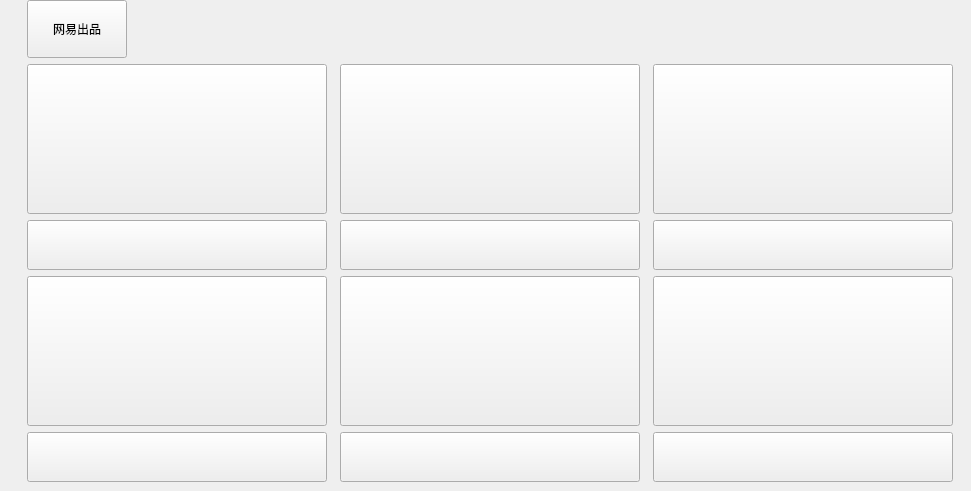
         <widget class="QWidget" name="tab">
          <attribute name="title">
           <string>页</string>
          </attribute>
          <widget class="QWidget" name="widget_4" native="true">
           <property name="geometry">
            <rect>
             <x>20</x>
             <y>0</y>
             <width>942</width>
             <height>482</height>
            </rect>
           </property>
           <property name="styleSheet">
            <string notr="true"/>
           </property>
           <layout class="QGridLayout" name="gridLayout_6">
            <item row="0" column="0">
             <widget class="QPushButton" name="pushButton_40">
              <property name="minimumSize">
               <size>
                <width>100</width>
                <height>30</height>
               </size>
              </property>
              <property name="maximumSize">
               <size>
                <width>100</width>
                <height>80</height>
               </size>
              </property>
              <property name="text">
               <string>网易出品</string>
              </property>
             </widget>
            </item>
            <item row="1" column="0">
             <layout class="QVBoxLayout" name="verticalLayout_7">
              <item>
               <widget class="QPushButton" name="wy_pic_6">
                <property name="sizePolicy">
                 <sizepolicy hsizetype="Minimum" vsizetype="Minimum">
                  <horstretch>0</horstretch>
                  <verstretch>0</verstretch>
                 </sizepolicy>
                </property>
                <property name="minimumSize">
                 <size>
                  <width>300</width>
                  <height>150</height>
                 </size>
                </property>
                <property name="maximumSize">
                 <size>
                  <width>300</width>
                  <height>150</height>
                 </size>
                </property>
                <property name="text">
                 <string/>
                </property>
               </widget>
              </item>
              <item>
               <widget class="QPushButton" name="wy_title_6">
                <property name="sizePolicy">
                 <sizepolicy hsizetype="Minimum" vsizetype="Minimum">
                  <horstretch>0</horstretch>
                  <verstretch>0</verstretch>
                 </sizepolicy>
                </property>
                <property name="minimumSize">
                 <size>
                  <width>300</width>
                  <height>50</height>
                 </size>
                </property>
                <property name="maximumSize">
                 <size>
                  <width>200</width>
                  <height>50</height>
                 </size>
                </property>
                <property name="text">
                 <string/>
                </property>
               </widget>
              </item>
              <item>
               <widget class="QPushButton" name="wy_pic_7">
                <property name="sizePolicy">
                 <sizepolicy hsizetype="Minimum" vsizetype="Minimum">
                  <horstretch>0</horstretch>
                  <verstretch>0</verstretch>
                 </sizepolicy>
                </property>
                <property name="minimumSize">
                 <size>
                  <width>300</width>
                  <height>150</height>
                 </size>
                </property>
                <property name="maximumSize">
                 <size>
                  <width>300</width>
                  <height>150</height>
                 </size>
                </property>
                <property name="text">
                 <string/>
                </property>
               </widget>
              </item>
              <item>
               <widget class="QPushButton" name="wy_title_7">
                <property name="sizePolicy">
                 <sizepolicy hsizetype="Minimum" vsizetype="Minimum">
                  <horstretch>0</horstretch>
                  <verstretch>0</verstretch>
                 </sizepolicy>
                </property>
                <property name="minimumSize">
                 <size>
                  <width>300</width>
                  <height>50</height>
                 </size>
                </property>
                <property name="maximumSize">
                 <size>
                  <width>200</width>
                  <height>50</height>
                 </size>
                </property>
                <property name="text">
                 <string/>
                </property>
               </widget>
              </item>
             </layout>
            </item>
            <item row="1" column="1">
             <layout class="QVBoxLayout" name="verticalLayout_9">
              <item>
               <widget class="QPushButton" name="wy_pic_10">
                <property name="sizePolicy">
                 <sizepolicy hsizetype="Minimum" vsizetype="Minimum">
                  <horstretch>0</horstretch>
                  <verstretch>0</verstretch>
                 </sizepolicy>
                </property>
                <property name="minimumSize">
                 <size>
                  <width>300</width>
                  <height>150</height>
                 </size>
                </property>
                <property name="maximumSize">
                 <size>
                  <width>300</width>
                  <height>150</height>
                 </size>
                </property>
                <property name="text">
                 <string/>
                </property>
               </widget>
              </item>
              <item>
               <widget class="QPushButton" name="wy_title_10">
                <property name="sizePolicy">
                 <sizepolicy hsizetype="Minimum" vsizetype="Minimum">
                  <horstretch>0</horstretch>
                  <verstretch>0</verstretch>
                 </sizepolicy>
                </property>
                <property name="minimumSize">
                 <size>
                  <width>300</width>
                  <height>50</height>
                 </size>
                </property>
                <property name="maximumSize">
                 <size>
                  <width>200</width>
                  <height>50</height>
                 </size>
                </property>
                <property name="text">
                 <string/>
                </property>
               </widget>
              </item>
              <item>
               <widget class="QPushButton" name="wy_pic_11">
                <property name="sizePolicy">
                 <sizepolicy hsizetype="Minimum" vsizetype="Minimum">
                  <horstretch>0</horstretch>
                  <verstretch>0</verstretch>
                 </sizepolicy>
                </property>
                <property name="minimumSize">
                 <size>
                  <width>300</width>
                  <height>150</height>
                 </size>
                </property>
                <property name="maximumSize">
                 <size>
                  <width>300</width>
                  <height>150</height>
                 </size>
                </property>
                <property name="text">
                 <string/>
                </property>
               </widget>
              </item>
              <item>
               <widget class="QPushButton" name="wy_title_11">
                <property name="sizePolicy">
                 <sizepolicy hsizetype="Minimum" vsizetype="Minimum">
                  <horstretch>0</horstretch>
                  <verstretch>0</verstretch>
                 </sizepolicy>
                </property>
                <property name="minimumSize">
                 <size>
                  <width>300</width>
                  <height>50</height>
                 </size>
                </property>
                <property name="maximumSize">
                 <size>
                  <width>200</width>
                  <height>50</height>
                 </size>
                </property>
                <property name="text">
                 <string/>
                </property>
               </widget>
              </item>
             </layout>
            </item>
            <item row="1" column="2">
             <layout class="QVBoxLayout" name="verticalLayout_8">
              <item>
               <widget class="QPushButton" name="wy_pic_8">
                <property name="sizePolicy">
                 <sizepolicy hsizetype="Minimum" vsizetype="Minimum">
                  <horstretch>0</horstretch>
                  <verstretch>0</verstretch>
                 </sizepolicy>
                </property>
                <property name="minimumSize">
                 <size>
                  <width>300</width>
                  <height>150</height>
                 </size>
                </property>
                <property name="maximumSize">
                 <size>
                  <width>300</width>
                  <height>150</height>
                 </size>
                </property>
                <property name="text">
                 <string/>
                </property>
               </widget>
              </item>
              <item>
               <widget class="QPushButton" name="wy_title_8">
                <property name="sizePolicy">
                 <sizepolicy hsizetype="Minimum" vsizetype="Minimum">
                  <horstretch>0</horstretch>
                  <verstretch>0</verstretch>
                 </sizepolicy>
                </property>
                <property name="minimumSize">
                 <size>
                  <width>300</width>
                  <height>50</height>
                 </size>
                </property>
                <property name="maximumSize">
                 <size>
                  <width>200</width>
                  <height>50</height>
                 </size>
                </property>
                <property name="text">
                 <string/>
                </property>
               </widget>
              </item>
              <item>
               <widget class="QPushButton" name="wy_pic_9">
                <property name="sizePolicy">
                 <sizepolicy hsizetype="Minimum" vsizetype="Minimum">
                  <horstretch>0</horstretch>
                  <verstretch>0</verstretch>
                 </sizepolicy>
                </property>
                <property name="minimumSize">
                 <size>
                  <width>300</width>
                  <height>150</height>
                 </size>
                </property>
                <property name="maximumSize">
                 <size>
                  <width>300</width>
                  <height>150</height>
                 </size>
                </property>
                <property name="text">
                 <string/>
                </property>
               </widget>
              </item>
              <item>
               <widget class="QPushButton" name="wy_title_9">
                <property name="sizePolicy">
                 <sizepolicy hsizetype="Minimum" vsizetype="Minimum">
                  <horstretch>0</horstretch>
                  <verstretch>0</verstretch>
                 </sizepolicy>
                </property>
                <property name="minimumSize">
                 <size>
                  <width>300</width>
                  <height>50</height>
                 </size>
                </property>
                <property name="maximumSize">
                 <size>
                  <width>200</width>
                  <height>50</height>
                 </size>
                </property>
                <property name="text">
                 <string/>
                </property>
               </widget>
              </item>
             </layout>
            </item>
           </layout>
          </widget>
         </widget>
